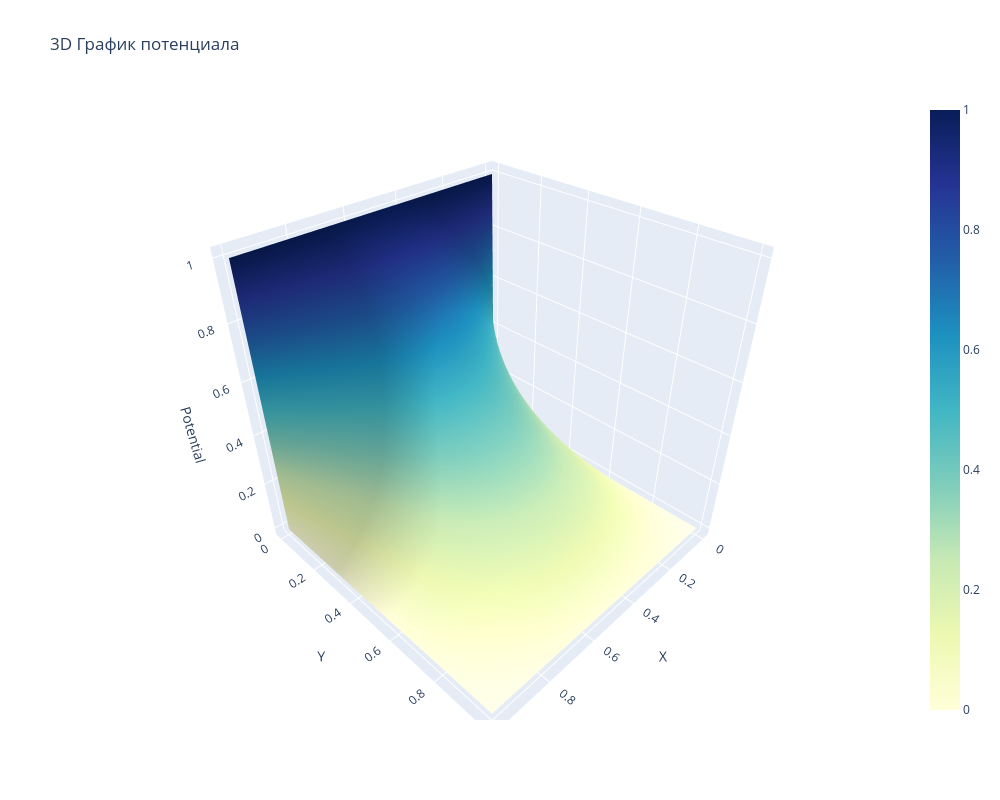

The notebook cell this image was saved under:
### Markdown cell above
## Метод сверхрелаксации

### Code cell
result = poisson_equation.potential_result(
                        all_solvers[2], boundary_conditions, 
                        source, nod_number, 
                        iteration, precision, omega = 1)
plot_potential(result, nod_number)

### Figure 1 — Plotly figure (JSON) as saved in the notebook; plotly's stock layout.template omitted (floating-point values rounded to 4 significant figures; data arrays with more than 128 entries replaced by an {"elided": "..."} marker saying what was removed)
{"data": [{"colorscale": [[0, "rgb(255,255,217)"], [0.125, "rgb(237,248,177)"], [0.25, "rgb(199,233,180)"], [0.375, "rgb(127,205,187)"], [0.5, "rgb(65,182,196)"], [0.625, "rgb(29,145,192)"], [0.75, "rgb(34,94,168)"], [0.875, "rgb(37,52,148)"], [1, "rgb(8,29,88)"]], "type": "surface", "x": {"elided": "100x100 float values"}, "y": {"elided": "100x100 float values"}, "z": {"elided": "100x100 float values"}}], "layout": {"height": 800, "scene": {"xaxis": {"title": {"text": "X"}}, "yaxis": {"title": {"text": "Y"}}, "zaxis": {"title": {"text": "Potential"}}}, "title": {"text": "3D График потенциала"}, "width": 1000}}
